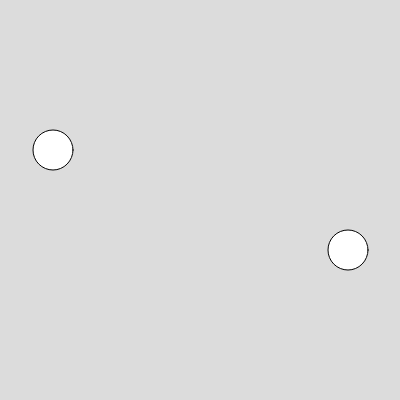
Frame 1 (no input)
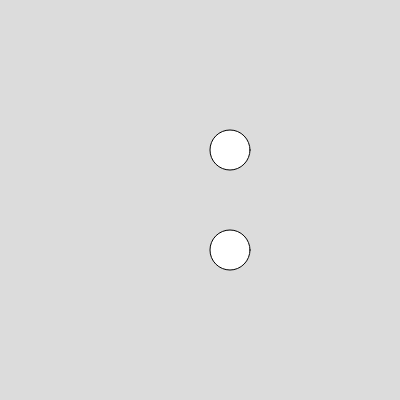
Frame 60 (no input)
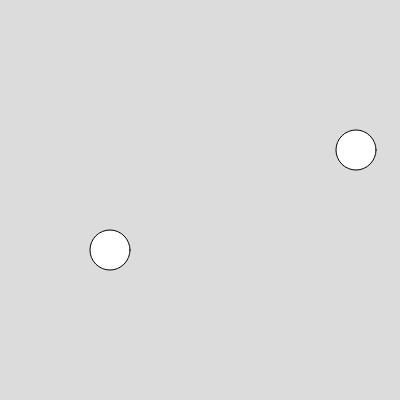
Frame 120 (the mouse pressed at the canvas centre since frame 60)

The p5.js sketch that drew these frames (run headless with seeded random() and noise() and a simulated clock; from frame 60 on, the mouse is pressed at the canvas centre):

// p5.js sketch
// ── sketch.js
let x1 = 50;
let xspeed1 = 3;
let y1 = 150;

let x2 = 350;
let xspeed2 = -2;
let y2 = 250;

function setup() {
  createCanvas(400, 400);
}

function draw() {
  background(220);

  // ball 1
  x1 = x1 + xspeed1;
  if (x1 > width - 20 || x1 < 20) {
    xspeed1 = -xspeed1; // bounce
  }
  ellipse(x1, y1, 40, 40);

  // ball 2
  x2 = x2 + xspeed2;
  if (x2 > width - 20 || x2 < 20) {
    xspeed2 = -xspeed2; // bounce
  }
  ellipse(x2, y2, 40, 40);
}
